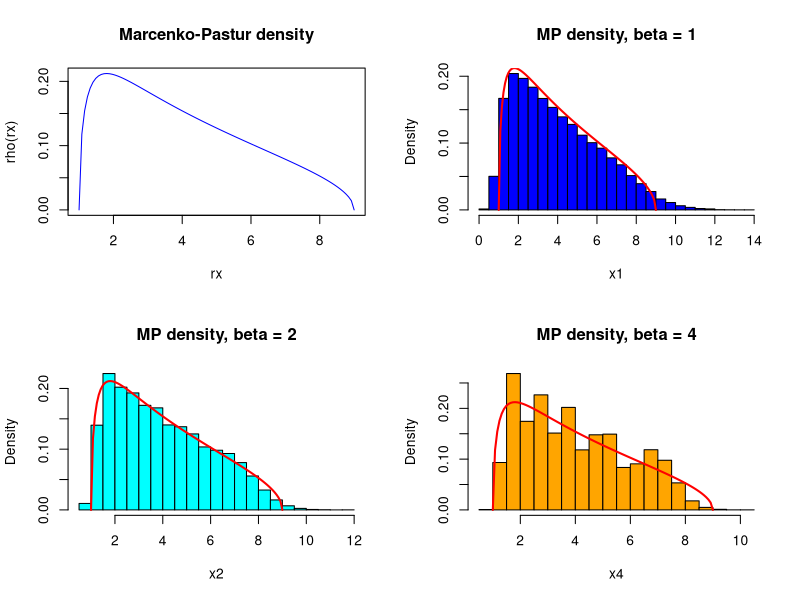

Write the R code that produced this figure.
# This program plots a histogram of the eigenvalue densities obtained via
# numerical diagonalization of Wishart-Laguerre random matrices (for 
# beta = 1,2,4) and compares them with the Marcenko-Pastur density for
# the corresponding matrix size. You will be asked to provide the sizes
# of the rectangular NxM matrices H used to build Wishart-Laguerre
# matrices of the type W = X'*X, and the number of matrices to be 
# diagonalized.

# Reads the matrix size from the Command Window, M >= N
prompt = "Choose first matrix size: "
N = 5 # strtoi(readline(prompt))
prompt = "Choose second matrix size: "
M = 20 # strtoi(readline(prompt))

if (N >= M) stop("ERROR: N must be larger than M") 

# Defining the Marcenko-Pastur density function
c = N/M
xmin = (1-1/sqrt(c))^2
xmax = (1+1/sqrt(c))^2
rho <- function(x) sqrt((x-xmin)*(xmax-x))/(2*pi*x)

# Reads the number of matrices to be diagonalized from the Command Window
prompt = "Choose number of matrices to be diagonalized: "
Nmatr = 10000 # strtoi(readline(prompt))

# These vectors will be used to collect all eigenvalues
x1 = c()
x2 = c()
x4 = c()

rnorm_matrix2 <- function(N,M) {
    matrix(rnorm(N*M), nrow=N, ncol=M, byrow=TRUE)
}

for (nm in 1:Nmatr) {
    # beta = 1
    beta = 1
    H = rnorm_matrix2(N,M)
    W = H %*% t(H)
    y1 = eigen(W, symmetric=TRUE, only.values=TRUE)$values
    x1 = c(x1, y1/(beta*N)) # Notice the rescaling of the eigenvalues
    
    # beta = 2
    beta = 2
    H = rnorm_matrix2(N,M) + 1i*rnorm_matrix2(N,M)
    W = H %*% t(Conj(H)) 
    y2 = eigen(W, symmetric=TRUE, only.values=TRUE)$values
    x2 = c(x2, y2/(beta*N)) # Notice the rescaling of the eigenvalues
    
    # beta = 4
    beta = 4;
    A = rnorm_matrix2(N,M) + 1i*rnorm_matrix2(N,M)
    B = rnorm_matrix2(N,M) + 1i*rnorm_matrix2(N,M)
    H = rbind(cbind(A, B), cbind(-Conj(B), Conj(A)))
    W = H %*% t(Conj(H))  
    y4 = unique(round(eigen(W, symmetric=TRUE, only.values=TRUE)$values,5))
    x4 = c(x4, y4/(beta*N)) # Notice the rescaling of the eigenvalues
    
}

# ------------------------------------------   
par(mfrow=c(2,2));

# Plotting the Marcenko-Pastur density
rx <- seq(xmin, xmax, length.out=100)
plot(rx, rho(rx), type="l", col="blue", main="Marcenko-Pastur density")

# Plotting the histograms for the three numerical eigenvalue densities
hist(x1, 30, freq=FALSE, col="blue", main="MP density, beta = 1")
lines(rx, rho(rx), col="red", lwd=2)

hist(x2, 30, freq=FALSE, col="cyan", main="MP density, beta = 2")
lines(rx, rho(rx), col="red", lwd=2)

hist(x4, 30, freq=FALSE, col="orange", main="MP density, beta = 4")
lines(rx, rho(rx), col="red", lwd=2)

